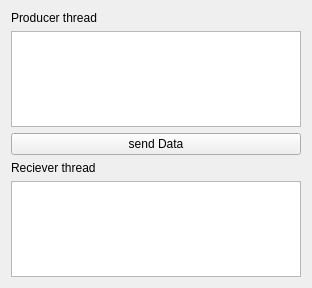
<?xml version="1.0" encoding="UTF-8"?>
<ui version="4.0">
 <class>Widget</class>
 <widget class="QWidget" name="Widget">
  <property name="geometry">
   <rect>
    <x>0</x>
    <y>0</y>
    <width>312</width>
    <height>288</height>
   </rect>
  </property>
  <property name="windowTitle">
   <string>Widget</string>
  </property>
  <layout class="QVBoxLayout" name="verticalLayout_3">
   <item>
    <layout class="QVBoxLayout" name="verticalLayout">
     <item>
      <widget class="QLabel" name="label_producer">
       <property name="text">
        <string>Producer thread</string>
       </property>
      </widget>
     </item>
     <item>
      <widget class="QPlainTextEdit" name="producerTextEdit"/>
     </item>
     <item>
      <widget class="QPushButton" name="sendData">
       <property name="text">
        <string>send Data</string>
       </property>
      </widget>
     </item>
    </layout>
   </item>
   <item>
    <layout class="QVBoxLayout" name="verticalLayout_2">
     <item>
      <widget class="QLabel" name="label_consumer">
       <property name="text">
        <string>Reciever thread</string>
       </property>
      </widget>
     </item>
     <item>
      <widget class="QPlainTextEdit" name="consumerTextEdit"/>
     </item>
    </layout>
   </item>
  </layout>
 </widget>
 <tabstops>
  <tabstop>producerTextEdit</tabstop>
  <tabstop>sendData</tabstop>
 </tabstops>
 <resources/>
 <connections/>
</ui>
